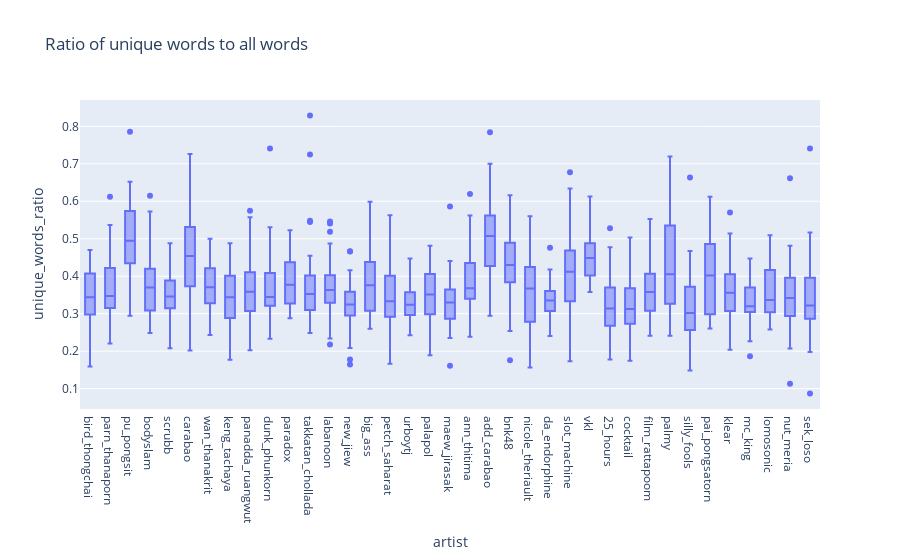

Here is the notebook cell this chart was saved with:
### Code cell
fig = px.box(song_filter_df, x='artist', y='unique_words_ratio', title='Ratio of unique words to all words')
fig.show()

### Figure 1 — Plotly figure (JSON) as saved in the notebook; plotly's stock layout.template omitted (floating-point values rounded to 4 significant figures; data arrays with more than 128 entries replaced by an {"elided": "..."} marker saying what was removed)
{"data": [{"alignmentgroup": "True", "hovertemplate": "artist=%{x}<br>unique_words_ratio=%{y}<extra></extra>", "legendgroup": "", "marker": {"color": "#636efa"}, "name": "", "notched": false, "offsetgroup": "", "orientation": "v", "showlegend": false, "type": "box", "x": {"elided": "1295 str values"}, "x0": " ", "xaxis": "x", "y": {"elided": "1295 float values"}, "y0": " ", "yaxis": "y"}], "layout": {"boxmode": "group", "legend": {"tracegroupgap": 0}, "title": {"text": "Ratio of unique words to all words"}, "xaxis": {"anchor": "y", "domain": [0, 1], "title": {"text": "artist"}}, "yaxis": {"anchor": "x", "domain": [0, 1], "title": {"text": "unique_words_ratio"}}}}
